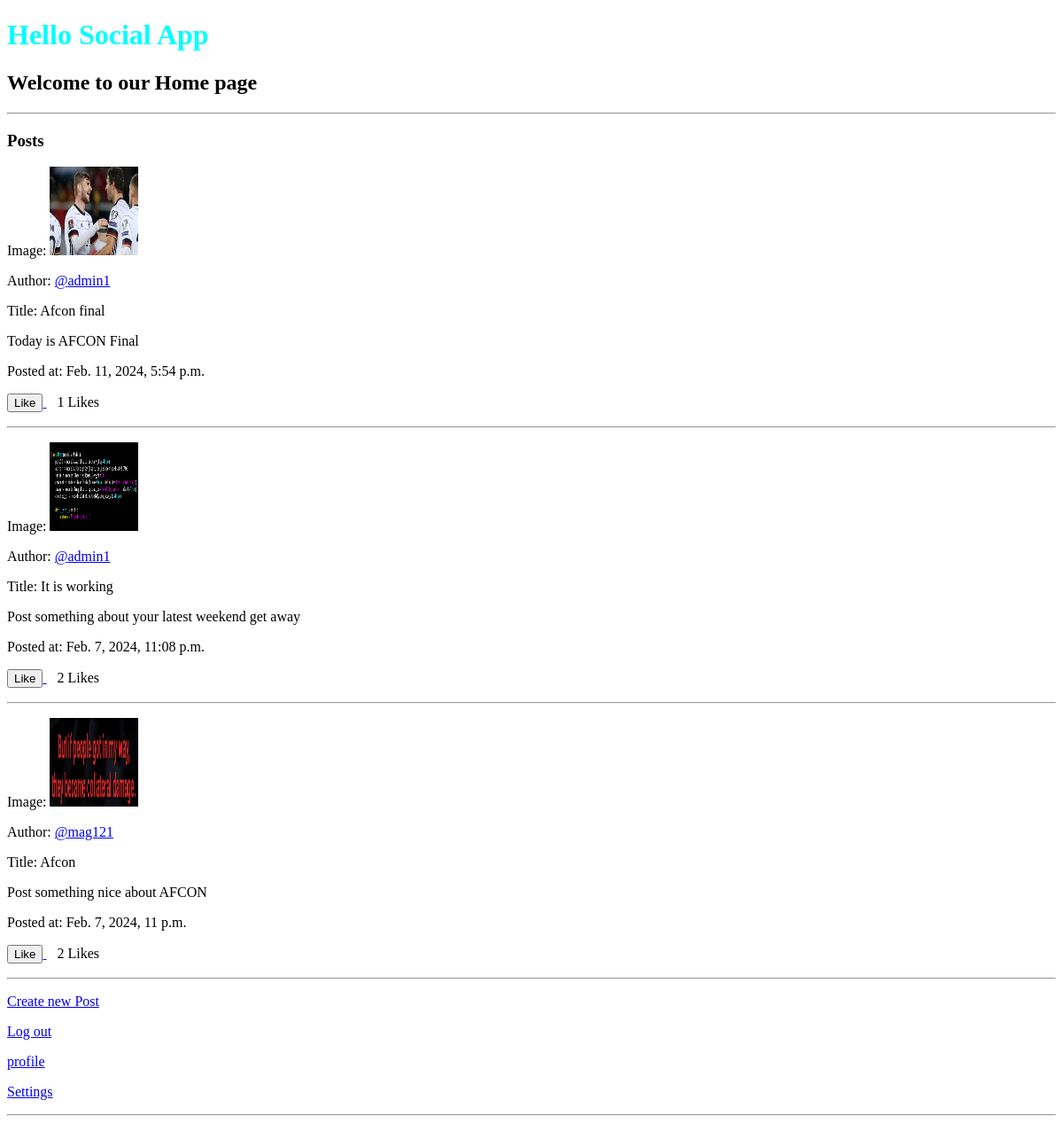
Screenshot of / (signed in) with the database file from the repository.
### thread/models.py (models this page shows, shortened)
class PostModel(models.Model):
    postID = models.AutoField(primary_key=True)
    author = models.CharField(max_length=100, default='current_user')
    title = models.CharField(max_length=100)
    content = models.TextField(blank=True, default="Post something")
    image = models.ImageField(upload_to='profile_posts')
    created_at = models.DateTimeField(default=datetime.now)
    num_of_likes = models.IntegerField(default=0)

### thread/views.py (the view)
# urls.py: 2. Add a URL to urlpatterns:  path('', views.home, name='home')
def home(request):
    if request.user.is_authenticated:
        all_post = PostModel.objects.all()
        user = request.user
        liked_by = LikePost.objects.all()
        liked_list = []
        for items in liked_by:
            liked_list.append(str(items))
        liked_set = set(liked_list)
        unique_likes = list(liked_set)
        context = {"all_post": all_post, "user": user, "unique_likes": unique_likes}
        print(liked_set)
        return render(request, 'home.html', context)
    else:
        return redirect('login_user')

### thread/models.py (called while the page is built)
    def __str__(self):
        return (f"{self.username}")

### thread/templates/home.html (shortened to what this page needs)
<!DOCTYPE html>
<html lang="en">
<head>
    {% load static %}
    <link rel="stylesheet" href="{% static 'styles/home.css' %}">
</head>
<body>
    <h1 class="hello">Hello Social App</h1>
    {% if user.is_authenticated %}
    <div>
        <div>
            <p>
                <h2>Welcome to our Home page</h2>
            </p>
            <hr>
            <div>
                <p>
                    <h3>Posts</h3>
                </p>
                {% if all_post %}
                {% for post in all_post reversed %}
                <div>
                    <p>
                        Image: {% if post.image %}
                        <img src="{{ post.image.url }}" alt="Post Image" width="100" height="100">
                        {% endif %}
                    </p>
                    <p>
                        Author: <a href="{% url 'profile' post.author %}">@{{ post.author }}</a>
                    </p>
                    <p>
                        Title: {{ post.title }}
                    </p>
                    <p>
                        {{ post.content}}
                    </p>
                    <p>
                        Posted at: {{ post.created_at}}
                    </p>
                    <p>
                    <a href="{% url 'like_post' %}?postID={{ post.postID }}">
                        <button class="like-button">
                             Like
                        </button>
                    </a> &nbsp;&nbsp; {{post.num_of_likes }} Likes</p>
                    <hr style="color: aqua;">
                </div>
                {% endfor %}
                {% endif %}
            </div>
        </div>
        <p>
            <a href="{% url 'create_post' %}">Create new Post</a>
        </p>
        <p>
            <a href="{% url 'logout_user' %}">Log out</a>
        </p>
        <p>
            <a href="{% url 'details' %}">profile</a>
        </p>
        <p>
            <a href="{% url 'account_setting' %}">Settings</a><br>
        </p>
        <hr>
    </div>
    {% else %}
    <a href="{% url 'login_user' %}">Login</a>
    <br><a href="{% url 'sign_up' %}">Sign Up</a>
    {% endif %}
</body>
</html>

### thread/static/styles/home.css (style rules this page uses)
.hello { color: aqua; }

### rows the page displays
PostModel: image (picture), author "admin1", title "Afcon final", content "Today is AFCON Final", created_at "Feb. 11, 2024, 5:54 p.m.", num_of_likes "1"
PostModel: image (picture), author "admin1", title "It is working", content "Post something about your latest weekend get away", created_at "Feb. 7, 2024, 11:08 p.m.", num_of_likes "2"
PostModel: image (picture), author "mag121", title "Afcon", content "Post something nice about AFCON", created_at "Feb. 7, 2024, 11 p.m.", num_of_likes "2"
